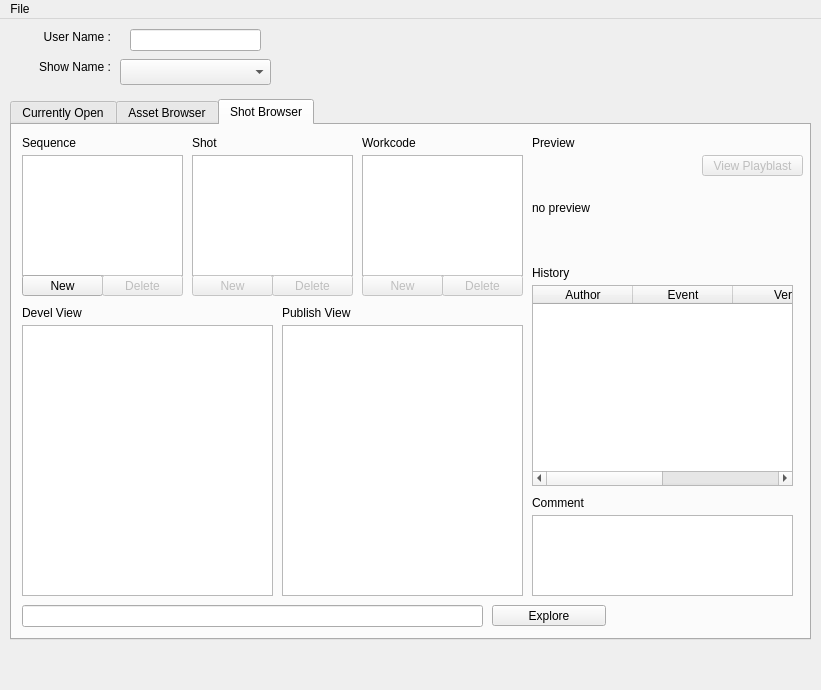
<?xml version="1.0" encoding="UTF-8"?>
<ui version="4.0">
 <class>ipipeline_GUI</class>
 <widget class="QMainWindow" name="ipipeline_GUI">
  <property name="geometry">
   <rect>
    <x>0</x>
    <y>0</y>
    <width>821</width>
    <height>690</height>
   </rect>
  </property>
  <property name="windowTitle">
   <string>iPipeline</string>
  </property>
  <widget class="QWidget" name="centralwidget">
   <widget class="QTabWidget" name="tabWidget">
    <property name="geometry">
     <rect>
      <x>10</x>
      <y>80</y>
      <width>801</width>
      <height>541</height>
     </rect>
    </property>
    <property name="currentIndex">
     <number>2</number>
    </property>
    <widget class="QWidget" name="tab">
     <attribute name="title">
      <string>Currently Open</string>
     </attribute>
     <widget class="QTextEdit" name="currOpenCommentField">
      <property name="geometry">
       <rect>
        <x>190</x>
        <y>320</y>
        <width>261</width>
        <height>111</height>
       </rect>
      </property>
     </widget>
     <widget class="QLabel" name="currOpenTitle">
      <property name="geometry">
       <rect>
        <x>10</x>
        <y>10</y>
        <width>131</width>
        <height>16</height>
       </rect>
      </property>
      <property name="text">
       <string>CURRENTLY OPEN:</string>
      </property>
     </widget>
     <widget class="QPushButton" name="currOpenSaveCommentButton">
      <property name="geometry">
       <rect>
        <x>330</x>
        <y>430</y>
        <width>121</width>
        <height>21</height>
       </rect>
      </property>
      <property name="text">
       <string>Save</string>
      </property>
     </widget>
     <widget class="QPushButton" name="currOpenSnapshotButton">
      <property name="geometry">
       <rect>
        <x>10</x>
        <y>430</y>
        <width>161</width>
        <height>21</height>
       </rect>
      </property>
      <property name="text">
       <string>Take Snapshot</string>
      </property>
     </widget>
     <widget class="QPushButton" name="currOpenSavePublishButton">
      <property name="geometry">
       <rect>
        <x>10</x>
        <y>180</y>
        <width>161</width>
        <height>21</height>
       </rect>
      </property>
      <property name="styleSheet">
       <string notr="true">background-color: rgb(128, 5, 0);</string>
      </property>
      <property name="text">
       <string>Save Publish</string>
      </property>
     </widget>
     <widget class="QLabel" name="label_3">
      <property name="geometry">
       <rect>
        <x>190</x>
        <y>300</y>
        <width>81</width>
        <height>16</height>
       </rect>
      </property>
      <property name="text">
       <string>Comment</string>
      </property>
     </widget>
     <widget class="QPushButton" name="currOpenClearCommentButton">
      <property name="geometry">
       <rect>
        <x>190</x>
        <y>430</y>
        <width>121</width>
        <height>21</height>
       </rect>
      </property>
      <property name="text">
       <string>Clear</string>
      </property>
     </widget>
     <widget class="QLabel" name="currOpenPreviewImage">
      <property name="geometry">
       <rect>
        <x>10</x>
        <y>320</y>
        <width>164</width>
        <height>105</height>
       </rect>
      </property>
      <property name="text">
       <string>no preview</string>
      </property>
     </widget>
     <widget class="QLabel" name="label_5">
      <property name="geometry">
       <rect>
        <x>10</x>
        <y>140</y>
        <width>62</width>
        <height>16</height>
       </rect>
      </property>
      <property name="text">
       <string>Actions</string>
      </property>
     </widget>
     <widget class="QLabel" name="label_2">
      <property name="geometry">
       <rect>
        <x>10</x>
        <y>300</y>
        <width>62</width>
        <height>16</height>
       </rect>
      </property>
      <property name="text">
       <string>Preview</string>
      </property>
     </widget>
     <widget class="QPushButton" name="currOpenRollbackButton">
      <property name="geometry">
       <rect>
        <x>10</x>
        <y>200</y>
        <width>81</width>
        <height>21</height>
       </rect>
      </property>
      <property name="text">
       <string>Rollback</string>
      </property>
     </widget>
     <widget class="QLabel" name="label_6">
      <property name="geometry">
       <rect>
        <x>190</x>
        <y>140</y>
        <width>62</width>
        <height>16</height>
       </rect>
      </property>
      <property name="text">
       <string>History</string>
      </property>
     </widget>
     <widget class="QLineEdit" name="currOpenLocationField">
      <property name="geometry">
       <rect>
        <x>10</x>
        <y>480</y>
        <width>311</width>
        <height>22</height>
       </rect>
      </property>
      <property name="readOnly">
       <bool>true</bool>
      </property>
     </widget>
     <widget class="QPushButton" name="currOpenExploreButton">
      <property name="geometry">
       <rect>
        <x>330</x>
        <y>480</y>
        <width>114</width>
        <height>21</height>
       </rect>
      </property>
      <property name="text">
       <string>Explore</string>
      </property>
     </widget>
     <widget class="Line" name="line">
      <property name="geometry">
       <rect>
        <x>10</x>
        <y>130</y>
        <width>441</width>
        <height>3</height>
       </rect>
      </property>
      <property name="orientation">
       <enum>Qt::Horizontal</enum>
      </property>
     </widget>
     <widget class="QPushButton" name="currOpenCloseButton">
      <property name="geometry">
       <rect>
        <x>90</x>
        <y>200</y>
        <width>81</width>
        <height>21</height>
       </rect>
      </property>
      <property name="text">
       <string>Close</string>
      </property>
     </widget>
     <widget class="QPushButton" name="currOpenRecordPlayblastButton">
      <property name="geometry">
       <rect>
        <x>10</x>
        <y>450</y>
        <width>81</width>
        <height>21</height>
       </rect>
      </property>
      <property name="text">
       <string>Rec</string>
      </property>
     </widget>
     <widget class="QPushButton" name="currOpenViewPlayblastButton">
      <property name="geometry">
       <rect>
        <x>90</x>
        <y>450</y>
        <width>81</width>
        <height>21</height>
       </rect>
      </property>
      <property name="text">
       <string>View</string>
      </property>
     </widget>
     <widget class="QPushButton" name="currOpenSaveDevelButton">
      <property name="geometry">
       <rect>
        <x>10</x>
        <y>160</y>
        <width>161</width>
        <height>21</height>
       </rect>
      </property>
      <property name="styleSheet">
       <string notr="true">background-color: rgb(19, 117, 0);</string>
      </property>
      <property name="text">
       <string>Save Devel</string>
      </property>
     </widget>
     <widget class="QLabel" name="label">
      <property name="geometry">
       <rect>
        <x>10</x>
        <y>40</y>
        <width>62</width>
        <height>16</height>
       </rect>
      </property>
      <property name="text">
       <string>Prod:</string>
      </property>
     </widget>
     <widget class="QLineEdit" name="currOpenProdField">
      <property name="geometry">
       <rect>
        <x>70</x>
        <y>40</y>
        <width>71</width>
        <height>22</height>
       </rect>
      </property>
      <property name="readOnly">
       <bool>true</bool>
      </property>
     </widget>
     <widget class="QLineEdit" name="currOpenFileField">
      <property name="geometry">
       <rect>
        <x>210</x>
        <y>40</y>
        <width>101</width>
        <height>22</height>
       </rect>
      </property>
      <property name="readOnly">
       <bool>true</bool>
      </property>
     </widget>
     <widget class="QLabel" name="label_4">
      <property name="geometry">
       <rect>
        <x>150</x>
        <y>40</y>
        <width>62</width>
        <height>16</height>
       </rect>
      </property>
      <property name="text">
       <string>File:</string>
      </property>
     </widget>
     <widget class="QLabel" name="label_14">
      <property name="geometry">
       <rect>
        <x>320</x>
        <y>40</y>
        <width>62</width>
        <height>16</height>
       </rect>
      </property>
      <property name="text">
       <string>Version:</string>
      </property>
     </widget>
     <widget class="QLineEdit" name="currOpenVerField">
      <property name="geometry">
       <rect>
        <x>380</x>
        <y>40</y>
        <width>31</width>
        <height>22</height>
       </rect>
      </property>
      <property name="readOnly">
       <bool>true</bool>
      </property>
     </widget>
     <widget class="QLabel" name="label_19">
      <property name="geometry">
       <rect>
        <x>10</x>
        <y>70</y>
        <width>62</width>
        <height>16</height>
       </rect>
      </property>
      <property name="text">
       <string>Level 1:</string>
      </property>
     </widget>
     <widget class="QLineEdit" name="currOpenLevel1Field">
      <property name="geometry">
       <rect>
        <x>70</x>
        <y>70</y>
        <width>71</width>
        <height>22</height>
       </rect>
      </property>
      <property name="readOnly">
       <bool>true</bool>
      </property>
     </widget>
     <widget class="QLabel" name="label_26">
      <property name="geometry">
       <rect>
        <x>150</x>
        <y>70</y>
        <width>62</width>
        <height>16</height>
       </rect>
      </property>
      <property name="text">
       <string>Level 2:</string>
      </property>
     </widget>
     <widget class="QLineEdit" name="currOpenLevel2Field">
      <property name="geometry">
       <rect>
        <x>210</x>
        <y>70</y>
        <width>101</width>
        <height>22</height>
       </rect>
      </property>
      <property name="readOnly">
       <bool>true</bool>
      </property>
     </widget>
     <widget class="QLabel" name="label_27">
      <property name="geometry">
       <rect>
        <x>320</x>
        <y>70</y>
        <width>62</width>
        <height>16</height>
       </rect>
      </property>
      <property name="text">
       <string>Level 3:</string>
      </property>
     </widget>
     <widget class="QLineEdit" name="currOpenLevel3Field">
      <property name="geometry">
       <rect>
        <x>380</x>
        <y>70</y>
        <width>71</width>
        <height>22</height>
       </rect>
      </property>
      <property name="readOnly">
       <bool>true</bool>
      </property>
     </widget>
     <widget class="QLineEdit" name="currOpenWipField">
      <property name="geometry">
       <rect>
        <x>420</x>
        <y>40</y>
        <width>31</width>
        <height>22</height>
       </rect>
      </property>
      <property name="readOnly">
       <bool>true</bool>
      </property>
     </widget>
     <widget class="QTableWidget" name="currOpenHistoryTable">
      <property name="geometry">
       <rect>
        <x>190</x>
        <y>160</y>
        <width>261</width>
        <height>131</height>
       </rect>
      </property>
      <property name="editTriggers">
       <set>QAbstractItemView::NoEditTriggers</set>
      </property>
      <property name="selectionBehavior">
       <enum>QAbstractItemView::SelectRows</enum>
      </property>
      <attribute name="verticalHeaderVisible">
       <bool>false</bool>
      </attribute>
      <column>
       <property name="text">
        <string>Author</string>
       </property>
      </column>
      <column>
       <property name="text">
        <string>Event</string>
       </property>
      </column>
      <column>
       <property name="text">
        <string>Ver</string>
       </property>
      </column>
      <column>
       <property name="text">
        <string>Wip</string>
       </property>
      </column>
     </widget>
     <widget class="QLineEdit" name="currOpenSubjectField">
      <property name="geometry">
       <rect>
        <x>210</x>
        <y>100</y>
        <width>241</width>
        <height>22</height>
       </rect>
      </property>
      <property name="readOnly">
       <bool>true</bool>
      </property>
     </widget>
     <widget class="QLabel" name="label_28">
      <property name="geometry">
       <rect>
        <x>150</x>
        <y>100</y>
        <width>62</width>
        <height>16</height>
       </rect>
      </property>
      <property name="text">
       <string>Subject:</string>
      </property>
     </widget>
     <widget class="QLineEdit" name="currOpenProjectField">
      <property name="geometry">
       <rect>
        <x>380</x>
        <y>10</y>
        <width>71</width>
        <height>22</height>
       </rect>
      </property>
      <property name="readOnly">
       <bool>true</bool>
      </property>
     </widget>
     <widget class="QLabel" name="label_31">
      <property name="geometry">
       <rect>
        <x>320</x>
        <y>10</y>
        <width>62</width>
        <height>16</height>
       </rect>
      </property>
      <property name="text">
       <string>Project:</string>
      </property>
     </widget>
    </widget>
    <widget class="QWidget" name="tab_3">
     <attribute name="title">
      <string>Asset Browser</string>
     </attribute>
     <widget class="QLabel" name="label_17">
      <property name="geometry">
       <rect>
        <x>10</x>
        <y>10</y>
        <width>141</width>
        <height>16</height>
       </rect>
      </property>
      <property name="text">
       <string>Asset Type</string>
      </property>
     </widget>
     <widget class="QListWidget" name="assetTypeScrollList">
      <property name="geometry">
       <rect>
        <x>10</x>
        <y>30</y>
        <width>161</width>
        <height>121</height>
       </rect>
      </property>
     </widget>
     <widget class="QPushButton" name="assetNewButton">
      <property name="enabled">
       <bool>false</bool>
      </property>
      <property name="geometry">
       <rect>
        <x>180</x>
        <y>150</y>
        <width>81</width>
        <height>21</height>
       </rect>
      </property>
      <property name="text">
       <string>New</string>
      </property>
     </widget>
     <widget class="QListWidget" name="componentScrollList">
      <property name="geometry">
       <rect>
        <x>350</x>
        <y>30</y>
        <width>161</width>
        <height>121</height>
       </rect>
      </property>
     </widget>
     <widget class="QListWidget" name="assetScrollList">
      <property name="geometry">
       <rect>
        <x>180</x>
        <y>30</y>
        <width>161</width>
        <height>121</height>
       </rect>
      </property>
      <property name="contextMenuPolicy">
       <enum>Qt::CustomContextMenu</enum>
      </property>
     </widget>
     <widget class="QPushButton" name="exploreAssetButton">
      <property name="geometry">
       <rect>
        <x>480</x>
        <y>480</y>
        <width>114</width>
        <height>21</height>
       </rect>
      </property>
      <property name="text">
       <string>Explore</string>
      </property>
     </widget>
     <widget class="QLabel" name="label_20">
      <property name="geometry">
       <rect>
        <x>180</x>
        <y>10</y>
        <width>141</width>
        <height>16</height>
       </rect>
      </property>
      <property name="text">
       <string>Asset</string>
      </property>
     </widget>
     <widget class="QLabel" name="label_22">
      <property name="geometry">
       <rect>
        <x>350</x>
        <y>10</y>
        <width>141</width>
        <height>16</height>
       </rect>
      </property>
      <property name="text">
       <string>Workcode</string>
      </property>
     </widget>
     <widget class="QLineEdit" name="assetLocationField">
      <property name="geometry">
       <rect>
        <x>10</x>
        <y>480</y>
        <width>461</width>
        <height>22</height>
       </rect>
      </property>
      <property name="readOnly">
       <bool>true</bool>
      </property>
     </widget>
     <widget class="QPushButton" name="assetTypeNewButton">
      <property name="geometry">
       <rect>
        <x>10</x>
        <y>150</y>
        <width>81</width>
        <height>21</height>
       </rect>
      </property>
      <property name="text">
       <string>New</string>
      </property>
     </widget>
     <widget class="QPushButton" name="componentNewButton">
      <property name="enabled">
       <bool>false</bool>
      </property>
      <property name="geometry">
       <rect>
        <x>350</x>
        <y>150</y>
        <width>81</width>
        <height>21</height>
       </rect>
      </property>
      <property name="text">
       <string>New</string>
      </property>
     </widget>
     <widget class="QPushButton" name="assetTypeRemoveButton">
      <property name="enabled">
       <bool>false</bool>
      </property>
      <property name="geometry">
       <rect>
        <x>90</x>
        <y>150</y>
        <width>81</width>
        <height>21</height>
       </rect>
      </property>
      <property name="text">
       <string>Delete</string>
      </property>
     </widget>
     <widget class="QPushButton" name="assetRemoveButton">
      <property name="enabled">
       <bool>false</bool>
      </property>
      <property name="geometry">
       <rect>
        <x>260</x>
        <y>150</y>
        <width>81</width>
        <height>21</height>
       </rect>
      </property>
      <property name="text">
       <string>Delete</string>
      </property>
     </widget>
     <widget class="QPushButton" name="componentRemoveButton">
      <property name="enabled">
       <bool>false</bool>
      </property>
      <property name="geometry">
       <rect>
        <x>430</x>
        <y>150</y>
        <width>81</width>
        <height>21</height>
       </rect>
      </property>
      <property name="text">
       <string>Delete</string>
      </property>
     </widget>
     <widget class="QListWidget" name="assetDevelList">
      <property name="geometry">
       <rect>
        <x>10</x>
        <y>200</y>
        <width>251</width>
        <height>271</height>
       </rect>
      </property>
      <property name="contextMenuPolicy">
       <enum>Qt::CustomContextMenu</enum>
      </property>
     </widget>
     <widget class="QListWidget" name="assetPublishList">
      <property name="geometry">
       <rect>
        <x>270</x>
        <y>200</y>
        <width>241</width>
        <height>271</height>
       </rect>
      </property>
      <property name="contextMenuPolicy">
       <enum>Qt::CustomContextMenu</enum>
      </property>
     </widget>
     <widget class="QTextEdit" name="assetCommentField">
      <property name="geometry">
       <rect>
        <x>520</x>
        <y>390</y>
        <width>261</width>
        <height>81</height>
       </rect>
      </property>
      <property name="readOnly">
       <bool>true</bool>
      </property>
     </widget>
     <widget class="QLabel" name="label_24">
      <property name="geometry">
       <rect>
        <x>520</x>
        <y>370</y>
        <width>62</width>
        <height>16</height>
       </rect>
      </property>
      <property name="text">
       <string>Comment</string>
      </property>
     </widget>
     <widget class="QLabel" name="label_18">
      <property name="geometry">
       <rect>
        <x>520</x>
        <y>10</y>
        <width>62</width>
        <height>16</height>
       </rect>
      </property>
      <property name="text">
       <string>Preview</string>
      </property>
     </widget>
     <widget class="QPushButton" name="assetViewPlayblastButton">
      <property name="enabled">
       <bool>false</bool>
      </property>
      <property name="geometry">
       <rect>
        <x>690</x>
        <y>30</y>
        <width>101</width>
        <height>21</height>
       </rect>
      </property>
      <property name="text">
       <string>View Playblast</string>
      </property>
     </widget>
     <widget class="QLabel" name="assetPreviewImage">
      <property name="geometry">
       <rect>
        <x>520</x>
        <y>30</y>
        <width>164</width>
        <height>105</height>
       </rect>
      </property>
      <property name="text">
       <string>no preview</string>
      </property>
      <property name="scaledContents">
       <bool>true</bool>
      </property>
     </widget>
     <widget class="QTableWidget" name="assetHistoryTable">
      <property name="geometry">
       <rect>
        <x>520</x>
        <y>160</y>
        <width>261</width>
        <height>201</height>
       </rect>
      </property>
      <property name="editTriggers">
       <set>QAbstractItemView::NoEditTriggers</set>
      </property>
      <property name="selectionBehavior">
       <enum>QAbstractItemView::SelectRows</enum>
      </property>
      <attribute name="verticalHeaderVisible">
       <bool>false</bool>
      </attribute>
      <column>
       <property name="text">
        <string>Author</string>
       </property>
      </column>
      <column>
       <property name="text">
        <string>Event</string>
       </property>
      </column>
      <column>
       <property name="text">
        <string>Ver</string>
       </property>
      </column>
      <column>
       <property name="text">
        <string>Wip</string>
       </property>
      </column>
     </widget>
     <widget class="QLabel" name="label_21">
      <property name="geometry">
       <rect>
        <x>520</x>
        <y>140</y>
        <width>62</width>
        <height>16</height>
       </rect>
      </property>
      <property name="text">
       <string>History</string>
      </property>
     </widget>
     <widget class="QLabel" name="label_25">
      <property name="geometry">
       <rect>
        <x>270</x>
        <y>180</y>
        <width>131</width>
        <height>16</height>
       </rect>
      </property>
      <property name="text">
       <string>Publish View</string>
      </property>
     </widget>
     <widget class="QLabel" name="label_23">
      <property name="geometry">
       <rect>
        <x>10</x>
        <y>180</y>
        <width>141</width>
        <height>16</height>
       </rect>
      </property>
      <property name="text">
       <string>Devel View</string>
      </property>
     </widget>
    </widget>
    <widget class="QWidget" name="tab_2">
     <attribute name="title">
      <string>Shot Browser</string>
     </attribute>
     <widget class="QListWidget" name="sequenceScrollList">
      <property name="geometry">
       <rect>
        <x>10</x>
        <y>30</y>
        <width>161</width>
        <height>121</height>
       </rect>
      </property>
     </widget>
     <widget class="QListWidget" name="shotScrollList">
      <property name="geometry">
       <rect>
        <x>180</x>
        <y>30</y>
        <width>161</width>
        <height>121</height>
       </rect>
      </property>
      <property name="contextMenuPolicy">
       <enum>Qt::CustomContextMenu</enum>
      </property>
     </widget>
     <widget class="QListWidget" name="shotComponentScrollList">
      <property name="geometry">
       <rect>
        <x>350</x>
        <y>30</y>
        <width>161</width>
        <height>121</height>
       </rect>
      </property>
     </widget>
     <widget class="QLabel" name="label_7">
      <property name="geometry">
       <rect>
        <x>10</x>
        <y>10</y>
        <width>141</width>
        <height>16</height>
       </rect>
      </property>
      <property name="text">
       <string>Sequence</string>
      </property>
     </widget>
     <widget class="QLabel" name="label_8">
      <property name="geometry">
       <rect>
        <x>180</x>
        <y>10</y>
        <width>141</width>
        <height>16</height>
       </rect>
      </property>
      <property name="text">
       <string>Shot</string>
      </property>
     </widget>
     <widget class="QLabel" name="label_9">
      <property name="geometry">
       <rect>
        <x>350</x>
        <y>10</y>
        <width>91</width>
        <height>16</height>
       </rect>
      </property>
      <property name="text">
       <string>Workcode</string>
      </property>
     </widget>
     <widget class="QPushButton" name="sequenceNewButton">
      <property name="geometry">
       <rect>
        <x>10</x>
        <y>150</y>
        <width>81</width>
        <height>21</height>
       </rect>
      </property>
      <property name="text">
       <string>New</string>
      </property>
     </widget>
     <widget class="QPushButton" name="shotNewButton">
      <property name="enabled">
       <bool>false</bool>
      </property>
      <property name="geometry">
       <rect>
        <x>180</x>
        <y>150</y>
        <width>81</width>
        <height>21</height>
       </rect>
      </property>
      <property name="text">
       <string>New</string>
      </property>
     </widget>
     <widget class="QLineEdit" name="shotLocationField">
      <property name="geometry">
       <rect>
        <x>10</x>
        <y>480</y>
        <width>461</width>
        <height>22</height>
       </rect>
      </property>
      <property name="readOnly">
       <bool>true</bool>
      </property>
     </widget>
     <widget class="QPushButton" name="exploreShotButton">
      <property name="geometry">
       <rect>
        <x>480</x>
        <y>480</y>
        <width>114</width>
        <height>21</height>
       </rect>
      </property>
      <property name="text">
       <string>Explore</string>
      </property>
     </widget>
     <widget class="QPushButton" name="shotComponentNewButton">
      <property name="enabled">
       <bool>false</bool>
      </property>
      <property name="geometry">
       <rect>
        <x>350</x>
        <y>150</y>
        <width>81</width>
        <height>21</height>
       </rect>
      </property>
      <property name="text">
       <string>New</string>
      </property>
     </widget>
     <widget class="QPushButton" name="sequenceRemoveButton">
      <property name="enabled">
       <bool>false</bool>
      </property>
      <property name="geometry">
       <rect>
        <x>90</x>
        <y>150</y>
        <width>81</width>
        <height>21</height>
       </rect>
      </property>
      <property name="text">
       <string>Delete</string>
      </property>
     </widget>
     <widget class="QPushButton" name="shotRemoveButton">
      <property name="enabled">
       <bool>false</bool>
      </property>
      <property name="geometry">
       <rect>
        <x>260</x>
        <y>150</y>
        <width>81</width>
        <height>21</height>
       </rect>
      </property>
      <property name="text">
       <string>Delete</string>
      </property>
     </widget>
     <widget class="QPushButton" name="shotComponentRemoveButton">
      <property name="enabled">
       <bool>false</bool>
      </property>
      <property name="geometry">
       <rect>
        <x>430</x>
        <y>150</y>
        <width>81</width>
        <height>21</height>
       </rect>
      </property>
      <property name="text">
       <string>Delete</string>
      </property>
     </widget>
     <widget class="QListWidget" name="shotPublishList">
      <property name="geometry">
       <rect>
        <x>270</x>
        <y>200</y>
        <width>241</width>
        <height>271</height>
       </rect>
      </property>
      <property name="contextMenuPolicy">
       <enum>Qt::CustomContextMenu</enum>
      </property>
     </widget>
     <widget class="QListWidget" name="shotDevelList">
      <property name="geometry">
       <rect>
        <x>10</x>
        <y>200</y>
        <width>251</width>
        <height>271</height>
       </rect>
      </property>
      <property name="contextMenuPolicy">
       <enum>Qt::CustomContextMenu</enum>
      </property>
     </widget>
     <widget class="QPushButton" name="showViewPlayblastButton">
      <property name="enabled">
       <bool>false</bool>
      </property>
      <property name="geometry">
       <rect>
        <x>690</x>
        <y>30</y>
        <width>101</width>
        <height>21</height>
       </rect>
      </property>
      <property name="text">
       <string>View Playblast</string>
      </property>
     </widget>
     <widget class="QLabel" name="label_11">
      <property name="geometry">
       <rect>
        <x>520</x>
        <y>10</y>
        <width>62</width>
        <height>16</height>
       </rect>
      </property>
      <property name="text">
       <string>Preview</string>
      </property>
     </widget>
     <widget class="QLabel" name="shotPreviewImage">
      <property name="geometry">
       <rect>
        <x>520</x>
        <y>30</y>
        <width>164</width>
        <height>105</height>
       </rect>
      </property>
      <property name="text">
       <string>no preview</string>
      </property>
      <property name="scaledContents">
       <bool>true</bool>
      </property>
     </widget>
     <widget class="QTableWidget" name="shotHistoryTable">
      <property name="geometry">
       <rect>
        <x>520</x>
        <y>160</y>
        <width>261</width>
        <height>201</height>
       </rect>
      </property>
      <property name="editTriggers">
       <set>QAbstractItemView::NoEditTriggers</set>
      </property>
      <property name="selectionBehavior">
       <enum>QAbstractItemView::SelectRows</enum>
      </property>
      <attribute name="verticalHeaderVisible">
       <bool>false</bool>
      </attribute>
      <column>
       <property name="text">
        <string>Author</string>
       </property>
      </column>
      <column>
       <property name="text">
        <string>Event</string>
       </property>
      </column>
      <column>
       <property name="text">
        <string>Ver</string>
       </property>
      </column>
      <column>
       <property name="text">
        <string>Wip</string>
       </property>
      </column>
     </widget>
     <widget class="QLabel" name="label_12">
      <property name="geometry">
       <rect>
        <x>520</x>
        <y>140</y>
        <width>62</width>
        <height>16</height>
       </rect>
      </property>
      <property name="text">
       <string>History</string>
      </property>
     </widget>
     <widget class="QLabel" name="label_13">
      <property name="geometry">
       <rect>
        <x>520</x>
        <y>370</y>
        <width>62</width>
        <height>16</height>
       </rect>
      </property>
      <property name="text">
       <string>Comment</string>
      </property>
     </widget>
     <widget class="QTextEdit" name="shotCommentField">
      <property name="geometry">
       <rect>
        <x>520</x>
        <y>390</y>
        <width>261</width>
        <height>81</height>
       </rect>
      </property>
      <property name="readOnly">
       <bool>true</bool>
      </property>
     </widget>
     <widget class="QLabel" name="label_29">
      <property name="geometry">
       <rect>
        <x>10</x>
        <y>180</y>
        <width>111</width>
        <height>16</height>
       </rect>
      </property>
      <property name="text">
       <string>Devel View</string>
      </property>
     </widget>
     <widget class="QLabel" name="label_30">
      <property name="geometry">
       <rect>
        <x>270</x>
        <y>180</y>
        <width>121</width>
        <height>16</height>
       </rect>
      </property>
      <property name="text">
       <string>Publish View</string>
      </property>
     </widget>
    </widget>
   </widget>
   <widget class="QLabel" name="label_15">
    <property name="geometry">
     <rect>
      <x>10</x>
      <y>10</y>
      <width>101</width>
      <height>16</height>
     </rect>
    </property>
    <property name="text">
     <string>User Name :</string>
    </property>
    <property name="alignment">
     <set>Qt::AlignRight|Qt::AlignTrailing|Qt::AlignVCenter</set>
    </property>
   </widget>
   <widget class="QComboBox" name="projNameCombo">
    <property name="geometry">
     <rect>
      <x>120</x>
      <y>40</y>
      <width>151</width>
      <height>26</height>
     </rect>
    </property>
   </widget>
   <widget class="QLabel" name="label_16">
    <property name="geometry">
     <rect>
      <x>10</x>
      <y>40</y>
      <width>101</width>
      <height>16</height>
     </rect>
    </property>
    <property name="text">
     <string>Show Name :</string>
    </property>
    <property name="alignment">
     <set>Qt::AlignRight|Qt::AlignTrailing|Qt::AlignVCenter</set>
    </property>
   </widget>
   <widget class="QLineEdit" name="userNameLineEdit">
    <property name="geometry">
     <rect>
      <x>130</x>
      <y>10</y>
      <width>131</width>
      <height>22</height>
     </rect>
    </property>
   </widget>
  </widget>
  <widget class="QMenuBar" name="menubar">
   <property name="geometry">
    <rect>
     <x>0</x>
     <y>0</y>
     <width>821</width>
     <height>22</height>
    </rect>
   </property>
   <widget class="QMenu" name="menuFile">
    <property name="title">
     <string>File</string>
    </property>
   </widget>
   <addaction name="menuFile"/>
  </widget>
 </widget>
 <resources/>
 <connections/>
</ui>
